Frame 1 (no input): blank canvas, image omitted
Frame 60 (no input): blank canvas, image omitted
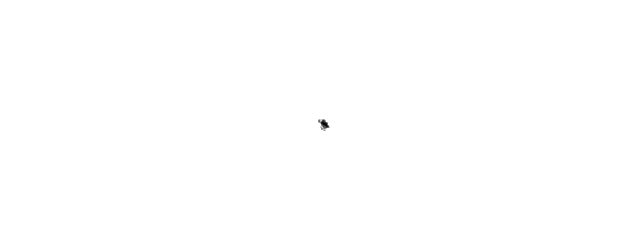
Frame 120 (the mouse pressed at the canvas centre since frame 60)

The p5.js sketch whose frames 1 and 60 were blank and that drew this single picture after the mouse press (run headless with seeded random() and noise() and a simulated clock; from frame 60 on, the mouse is pressed at the canvas centre):

// p5.js sketch
// ── sketch.js
class Walker {
    constructor() {
        this.x = width/2;
        this.y = height/2;
    }


show() {
    
    stroke(0);
    point(this.x, this.y);
}


step() {
    let choice = floor(random(4));
    if (choice === 0){
        this.x++;
    } else if (choice === 1){
        this.x--;
    } else if (choice === 2){
        this.y++;
    } else {
        this.y--;
    }

    let xstep = floor(random(3)) - 1;
    let ystep = floor(random(3)) - 1;

    this.x += xstep;
    this.y += ystep;
    this.x = constrain(this.x, 0, width);
	this.y = constrain(this.y, 0, height);

   }
}

let myWalker;

function setup () {
   const canvas = createCanvas(640, 240);
   canvas.parent = ('sketch');
   background(255);
   myWalker = new Walker();
}

function draw (){
myWalker.show();
myWalker.step();
}
